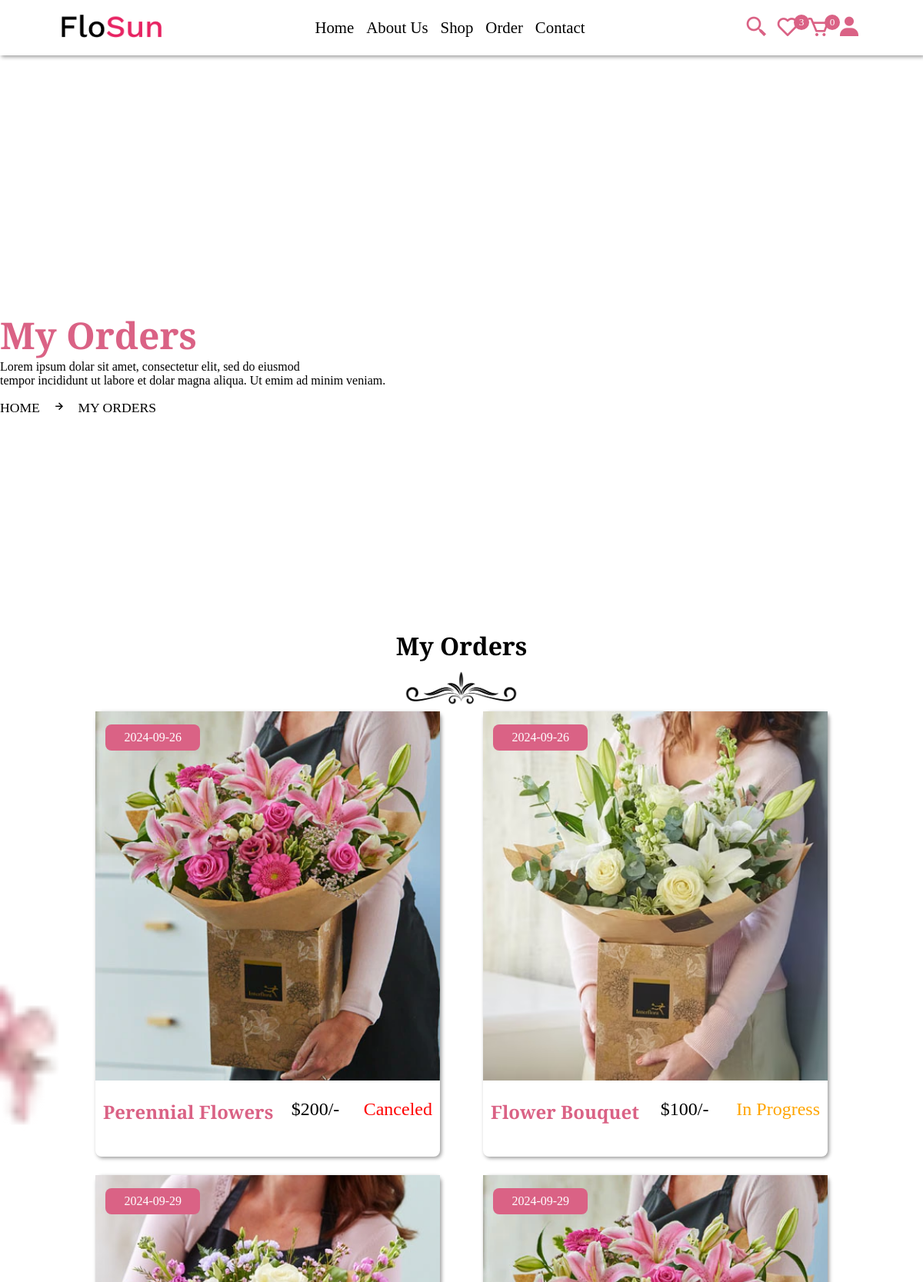
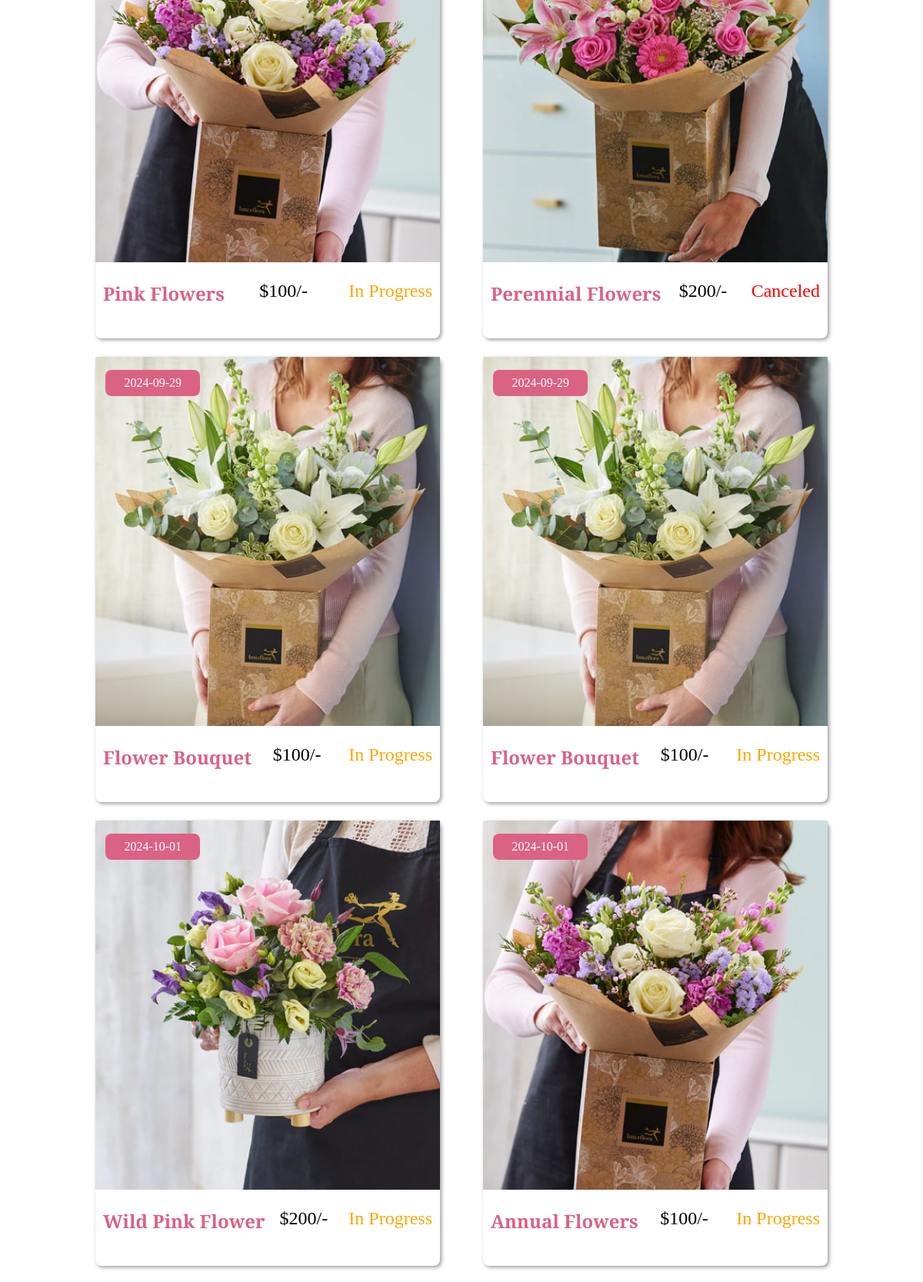
Page /order.php (signed in, upper part) on the committed database (2 pictures, top to bottom).
### tables this page shows
CREATE TABLE `products` (
  `id` varchar(20) NOT NULL,
  `seller_id` varchar(20) NOT NULL,
  `name` varchar(50) NOT NULL,
  `price` int(50) NOT NULL,
  `image` varchar(255) NOT NULL,
  `stock` int(100) NOT NULL,
  `product_detail` varchar(1000) NOT NULL,
  `status` varchar(100) NOT NULL
);

CREATE TABLE `orders` (
  `id` varchar(20) NOT NULL,
  `user_id` varchar(20) NOT NULL,
  `seller_id` varchar(20) NOT NULL,
  `name` varchar(50) NOT NULL,
  `number` varchar(10) NOT NULL,
  `email` varchar(50) NOT NULL,
  `address` varchar(200) NOT NULL,
  `address_type` varchar(10) NOT NULL,
  `method` varchar(50) NOT NULL,
  `product_id` varchar(20) NOT NULL,
  `price` int(20) NOT NULL,
  `qty` varchar(2) NOT NULL,
  `date` date NOT NULL DEFAULT current_timestamp(),
  `status` varchar(50) NOT NULL DEFAULT 'in progress',
  `payment_status` varchar(200) NOT NULL DEFAULT 'pending'
);

### order.php (the view, shortened to what this page needs)
<?php
    include 'components/connect.php';
    if (isset($_COOKIE['user_id'])) {
        $user_id = $_COOKIE['user_id'];
    }else{
        $user_id = 'login.php';
    }
?>
<!DOCTYPE html>
<html>
<head>
    <link href='https://unpkg.com/boxicons@2.1.2/css/boxicons.min.css' rel='stylesheet'>
    <link rel="stylesheet" type="text/css" href="css/user_style.css?v=<?php echo time(); ?>">
</head>
<body>
    <?php include 'components/user_header.php';?>
    <div class="banner">
        <div class="detail">
            <h1>my orders</h1>
            <p>Lorem ipsum dolar sit amet, consectetur elit, sed do eiusmod <br>
            tempor incididunt ut labore et dolar magna aliqua. Ut emim ad minim veniam.</p>
            <span><a href="home.php">home</a><i class="bx bx-right-arrow-alt"></i>my orders</span>
        </div>
    </div>
    <div class="orders">
        <div class="heading">
            <h1>my orders</h1>
            <img src="image/separator.png">
        </div>
        <div class="box-container">
            <?php
                $select_orders = $conn->prepare("SELECT * FROM `orders` WHERE user_id = ?");
                $select_orders->execute([$user_id]);
                if ($select_orders->rowCount() > 0) {
                    while ($fetch_orders = $select_orders->fetch(PDO::FETCH_ASSOC)) {
                        $select_products = $conn->prepare("SELECT * FROM `products` WHERE id = ?");
                        $select_products->execute([$fetch_orders['product_id']]);
                        if ($select_products->rowCount() > 0) {
                            while ($fetch_products = $select_products->fetch(PDO::FETCH_ASSOC)) {
            ?>
            <div class="box">
                <a href="view_order.php?get_id=<?= $fetch_orders['id']; ?>">
                    <img src="uploaded_files/<?= $fetch_products['image']; ?>" class="image">
                    <div class="content">
                        <p class="date"><i class="bx bxs-calender-alt"></i><span><?= $fetch_orders['date']; ?></span></p>
                        <div class="row">
                           <h3 class="name"><?= $fetch_products['name']; ?></h3>
                           <p class="price">$<?= $fetch_products['price']; ?>/-</p>
                           <p class="status" style="color:<?php if($fetch_orders['status'] == 'delivered'){echo "green";}elseif($fetch_orders['status']=='canceled'){echo "red";}else{echo "orange";} ?>"><?= $fetch_orders['status']; ?></p>
                        </div>
                    </div>
                </a>
            </div>
            <?php
                            }
                        }
                    }
                }else{
                    echo '
                            <div class="empty">
                                <p>no order take placed yet!</p>
                            </div>
                    ';
                }
            ?>
        </div>
    </div>
</body>
</html>

### components/user_header.php (shortened to what this page needs)
<header class="header">
	<section class="flex">
		<a href="home.php"><img src="image/logo.png" width="130px"></a>
		<nav class="navbar">
			<a href="home.php">home</a>
			<a href="about.php">about us</a>
			<a href="menu.php">shop</a>
			<a href="order.php">order</a>
			<a href="contact.php">contact</a>
		</nav>
		<form action="search_product.php" method="post" class="search-form">
			<input type="text" name="search_product" placeholder="search product.." required maxlength="100">
			<button type="submit" class="bx bx-search-alt-2" name="search_product_btn"></button>
		</form>
		<div class="icons">
			<div id="search-btn" class="bx bx-search-alt-2"></div>
			<?php
					$count_wishlist_item = $conn->prepare("SELECT * FROM `wishlist` WHERE user_id = ?");
					$count_wishlist_item->execute([$user_id]);
					$total_wishlist_item = $count_wishlist_item->rowCount();
			?>
			<a href="wishlist.php" class="cart-btn"><i class="bx bx-heart"></i><sup><?= $total_wishlist_item ?></sup></a>
			<?php
					$count_cart_item = $conn->prepare("SELECT * FROM `cart` WHERE user_id = ?");
					$count_cart_item->execute([$user_id]);
					$total_cart_item = $count_cart_item->rowCount();
			?>
			<a href="cart.php" class="cart-btn"><i class="bx bx-cart"></i><sup><?= $total_cart_item ?></sup></a>
			<div class="bx bxs-user" id="user-btn"></div>
		</div>
	</section>
</header>

### CSS/user_style.css (style rules this page uses)
* { margin: 0; padding: 0; box-sizing: border-box; outline: none; text-decoration: none; list-style: none; font-family: "Alegreya", serif; }
:root { --main-color: #da6285; --pink-color: #ff8e9d; --pink-opacity: #ffe6e9; --white-alfa-40: rgba(255, 255, 255, 0.40); --white-alfa-25: rgba(255, 255, 255, 0.25); --backdrop-filter: blur(5px); --padding: 5vh 15px; --box-shadow: 2px 2px 5px rgba(0, 0, 0, 0.40); }
body { background-image: url('../image/body.jpg'); }
html { scroll-behavior: smooth; }
button, input { border: none; }
.box-container { display: grid; grid-template-columns: repeat(auto-fit, minmax(30rem, 1fr)); align-items: center; justify-content: center; }
.box-container .box { margin: 1rem; border-radius: .5rem; }
.heading { text-align: center; line-height: 1.5; }
.heading h1 { font-size: 2rem; text-transform: capitalize; }
.heading img { margin-top: .5rem; width: 150px !important; }
section { padding: 6%; }
.banner { margin-top: 5rem; width: 100%; height: 80vh; display: flex; align-items: center; background-position: center; background-size: cover; animation: banner 2s infinite alternate; }
.banner .detail p { font-size: 16px; margin-bottom: 1rem; }
.banner .detail span { text-transform: uppercase; font-size: 1.1rem; margin-top: 1rem; }
.banner .detail a { color: #000; }
.banner .detail span i { margin: 0 1rem; }
.banner h1 { font-size: 3rem; color: var(--main-color); text-transform: capitalize; }
.header { padding: .5rem 4%; background-color: #fff; box-shadow: var(--box-shadow); position: sticky; left: 0; top: 0; right: 0; z-index: 1000; }
.header .flex { padding: .5rem 2rem; position: relative; display: flex; align-items: center; justify-content: space-between; }
.header .flex .search-form { position: absolute; top: 100%; right: 0; width: 30rem; padding: 1rem; display: flex; justify-content: space-between; border-top: 1px solid #ccc; border-bottom: 1px solid #ccc; background-color: #fff; clip-path: polygon(0 0, 100% 0, 100% 0, 0 0); transition: .5s linear; }
.header .flex .search-form button { font-size: 2rem; color: var(--main-color); cursor: pointer; background-color: transparent; }
.header .flex .icons { display: flex; }
.header .flex .icons div, .header .flex a i { font-size: 2rem; color: var(--main-color); cursor: pointer; margin-left: .5rem; }
.header .flex sup { width: 20px; height: 20px; border-radius: 50%; background-color: var(--main-color); position: absolute; top: 20%; color: #fff; line-height: 20px; margin-left: -.5rem; text-align: center; }
.header .flex .navbar { display: flex; margin: .5rem 0; }
.header .flex .navbar a { font-size: 1.3rem; margin: 0 .5rem; text-transform: capitalize; color: #000; }
.orders { padding: 2% 0%; background-image: url('../image/p.png'); background-size: cover; background-repeat: no-repeat; background-position: center; }
.orders .box-container { grid-template-columns: repeat(auto-fit, 30rem); gap: 1.5rem; }
.orders .box-container .box { box-shadow: var(--box-shadow); position: relative; height: 100%; margin: 1rem; }
.orders .box-container .box .content { display: block; background-color: #fff; padding: 10px; padding-top: 20px; text-align: center; text-transform: capitalize; }
.orders .box-container .box a .row { display: flex; justify-content: space-between; }
.orders .box-container .box .date { position: absolute; top: 3%; left: 3%; padding: .5rem 1.5rem; background-color: var(--main-color); color: #fff; display: inline-block; margin-bottom: 1.5rem; border-radius: .5rem; }
.orders .box-container .box .image { width: 100%; height: 30rem; object-fit: cover; }
.orders .box-container .box .name { text-transform: capitalize; color: var(--main-color); font-size: 1.5rem; }
.orders .box-container .box .price { font-size: 1.5rem; color: #000; }
.orders .box-container .box .status { text-transform: capitalize; font-size: 1.5rem; margin-left: .5rem; }

### rows in the picture
orders: date "2024-09-26", status "Canceled"
products: image (picture), name "Perennial Flowers", price "200"
orders: date "2024-09-26", status "In Progress"
products: image (picture), name "Flower Bouquet", price "100"
orders: date "2024-09-29", status "In Progress"
products: image (picture), name "Pink Flowers", price "100"
orders: date "2024-09-29", status "Canceled"
orders: date "2024-09-29", status "In Progress"
orders: date "2024-09-29", status "In Progress"
orders: date "2024-10-01", status "In Progress"
products: image (picture), name "Wild Pink Flower", price "200"
orders: date "2024-10-01", status "In Progress"
products: image (picture), name "Annual Flowers", price "100"

### other values in the picture
$total_wishlist_item "3"
$total_cart_item "0"
